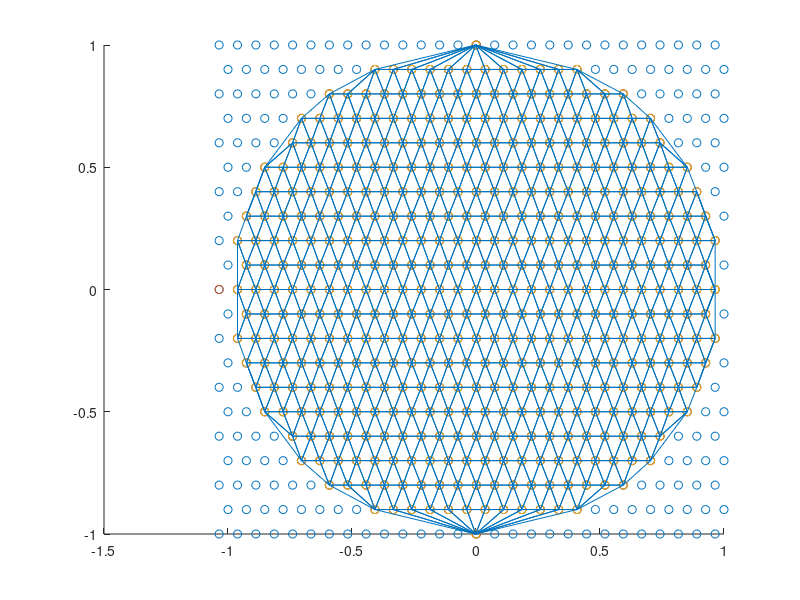

Source code (MATLAB): (Note: this script raises an error after producing the figure.)
clear

% hammer aitov projection
hap = @(azi, ele) [-cos(ele).*sin(azi/2) sin(ele)] ./ (sqrt(1+cos(ele).*cos(azi/2)));

%inverse
z = @(x,y) sqrt(1-(x*2*sqrt(2)/4).^2-(y*sqrt(2)/2).^2);
ihap = @(x,y,z) [2*atan(sqrt(2)*2*-x.*z/2./(2*z.^2-1)) asin(sqrt(2)*y.*z)];
% inverse test
% azi = 0;
% ele = 0;
% 
% xy = hap(azi,ele)
% x = xy(1);
% y = xy(2);
% 
% hz = z(x,y)
% ihap(x,y,z(x,y))

%
nx = 28;
ny = 21;
[X, Y] = meshgrid(linspace(-1,1,nx), linspace(-1,1,ny));
X(1:2:end,:) = X(1:2:end,:) - 1 / nx;

X = X(:);
Y = Y(:);
figure, scatter(X,Y)


aziele = ihap(X,Y,z(X,Y));
azi = aziele(:,1);
ele = aziele(:,2);

rePro = hap(azi,ele);
xre = rePro(:,1);
yre = rePro(:,2);

dmax = 0.00001;
for ii=1:size(X,1)
    r(ii) = abs(X(ii) - xre(ii)) < dmax || abs(Y(ii) - yre(ii)) < dmax;
end

X(~r) = [];
Y(~r) = [];

hold all
scatter(X,Y)

aziele = ihap(X,Y,z(X,Y));
azi = aziele(:,1);
ele = aziele(:,2);

rePro = hap(azi,ele);
xre = rePro(:,1);
yre = rePro(:,2);

scatter(xre, yre);

tri = delaunay(xre,yre)
triplot(tri,xre,yre);

[x,y,z] = sph2cart(azi,ele,1);

vertices = [xre yre]';
hammerAitovSampleVertices = vertices(:);
hammerAitovSampleX = x;
hammerAitovSampleY = y;
hammerAitovSampleZ = z;

%%
str = '';
str = [str mat2header('hammerAitovSampleX',hammerAitovSampleX,false)];
str = [str mat2header('hammerAitovSampleY',hammerAitovSampleY,false)];
str = [str mat2header('hammerAitovSampleZ',hammerAitovSampleZ,false)];
str = [str mat2header('hammerAitovSampleVertices',hammerAitovSampleVertices,false)];

indices = (tri-1)';
hammerAitovSampleIndices = indices(:);
str = [str mat2header('hammerAitovSampleIndices',hammerAitovSampleIndices,true)];


fid=fopen('hammerAitovSample.h', 'wt+');
fprintf(fid, '%s', ['#ifndef hammerAitovSample_h ' newline ' #define hammerAitovSample_h ' newline newline '#define nSamplePoints ' num2str(length(hammerAitovSampleX)) newline str newline ' #endif']);
fclose(fid);
%%
X(r) = [];
Y(r) = [];
aziele = ihap(X,Y,z(X,Y));
azi = aziele(:,1);
ele = aziele(:,2);

hold all
scatter(X,Y)


%%
tDesign = getTdesign(21); % tDesign for 10th order (Spherical Harmonic Transform Toolbox)
[tDesign(:,4),tDesign(:,5)] = cart2sph(tDesign(:,1),tDesign(:,2),tDesign(:,3))

tDesignProjected = hap(tDesign(:,4),tDesign(:,5));
scatter(tDesignProjected(:,1),tDesignProjected(:,2));

%%
tri = delaunay(tDesignProjected(:,1),tDesignProjected(:,2))
triplot(tri,tDesignProjected(:,1),tDesignProjected(:,2));

%%
vertices = tDesignProjected';
vertices = vertices(:);
mat2header('tDesignProjected',vertices,0);

%%
indices = (tri-1)';
indices = indices(:);
mat2header('vertexIndex',indices,1);